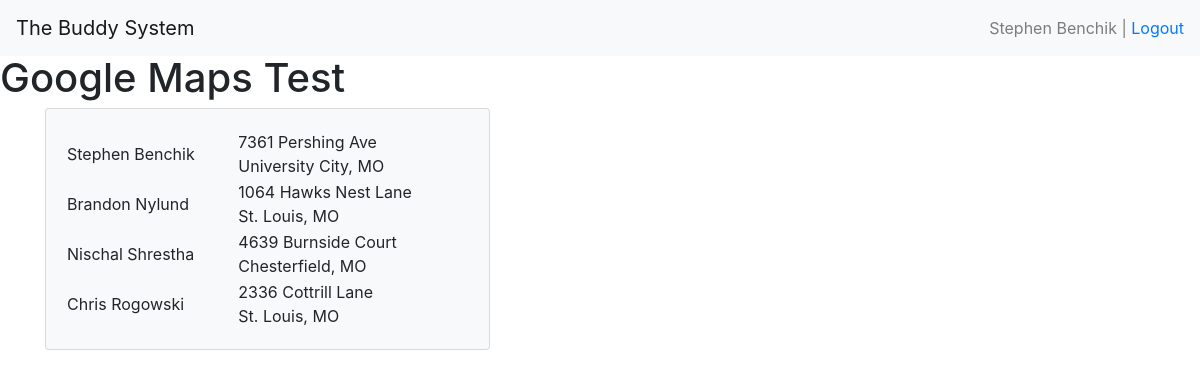
Screenshot of /map (signed in) with the database file from the repository.
### app/models.py (models this page shows, shortened)
class User(UserMixin, db.Model):
    first_name = db.Column(db.String(120), nullable=False)
    last_name = db.Column(db.String(120), nullable=False, index=True)
    gender = db.Column(db.String(20), nullable=False, index=True)
    email = db.Column(db.String(120), unique=True, primary_key=True)
    password_hash = db.Column(db.String(128))
    home_address = db.Column(db.String(120), index=True)
    home_city = db.Column(db.String(120), index=True)
    home_state = db.Column(db.String(2), index=True)
    work_address = db.Column(db.String(120), index=True)
    work_city = db.Column(db.String(120), index=True)
    work_state = db.Column(db.String(2), index=True)
    gender_preferred = db.Column(db.String(20), index=True)
    signup_status = db.Column(db.String(20), index=True)
    cars = db.relationship('Car', backref='owner', lazy='dynamic')
    status = db.relationship('Daily_status', backref='employee', lazy='dynamic')

### app/routes.py (the view)
@app.route('/')
@app.route('/index')
@app.route('/map')
@login_required
def map():
    return render_template('mapView.html', users=User.query.all())

### app/models.py (called while the page is built)
@login.user_loader
def load_user(id):
    return User.query.get(id)

### app/templates/mapView.html (shortened to what this page needs)
<!DOCTYPE html>
<html>
<head>
	<link rel="stylesheet" type="text/css" href="css/mapStyles.css">
	<link rel="stylesheet" type="text/css" href="bootstrap/css/bootstrap.min.css">
</head>
<body>
	<nav class="navbar navbar-light bg-light">
		<a href="#" class="navbar-brand">The Buddy System</a>
		<span class="navbar-text">
			{{ current_user.first_name}} {{current_user.last_name}} |
			<a href="{{ url_for('logout') }}"> Logout</a>
		</span>
	</nav>
	<h1>Google Maps Test</h1>
	<div class="container">
		<div class="row">
			<div class="col-5">
				<div class="card card-body bg-light">
					<table class="table-borderless table-hover">
						<tbody>
							{% for user in users %}
							<TR>
								<td>
									{{ user.first_name}} {{ user.last_name }}
								</td>
								<td>
									{{user.home_address}}<br>{{user.home_city}}, {{user.home_state}}
								</td>
							</TR>
							{% endfor %}
						</tbody>
					</table>
				</div>
			</div>
			<div class="col">
				<div id="googleMap"></div>
			</div>
		</div>
	</div>
</body>
</html>

### app/static/css/mapStyles.css (style rules this page uses)
#googleMap { width: 80%; height: 600px; float: right; }

### rows the page displays
User: first_name "Stephen", last_name "Benchik", home_address "7361 Pershing Ave", home_city "University City", home_state "MO"
User: first_name "Brandon", last_name "Nylund", home_address "1064 Hawks Nest Lane", home_city "St. Louis", home_state "MO"
User: first_name "Nischal", last_name "Shrestha", home_address "4639 Burnside Court", home_city "Chesterfield", home_state "MO"
User: first_name "Chris", last_name "Rogowski", home_address "2336 Cottrill Lane", home_city "St. Louis", home_state "MO"
